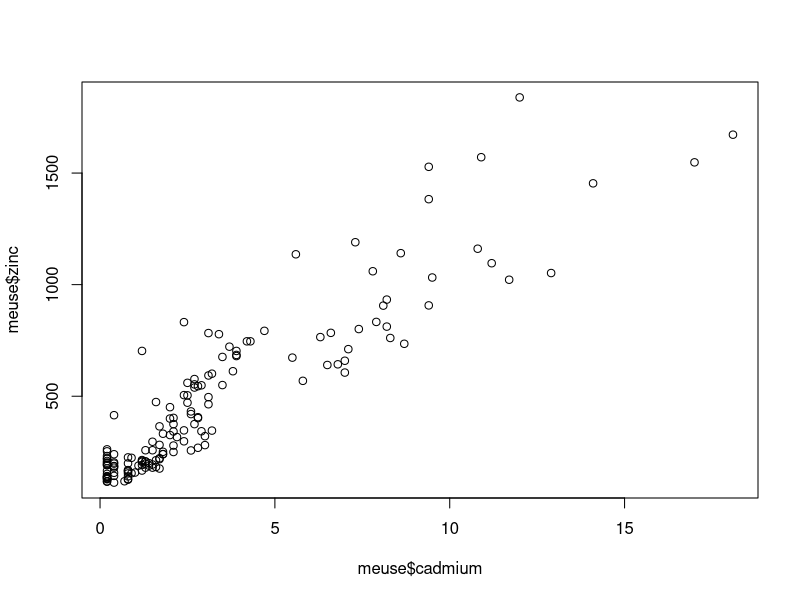
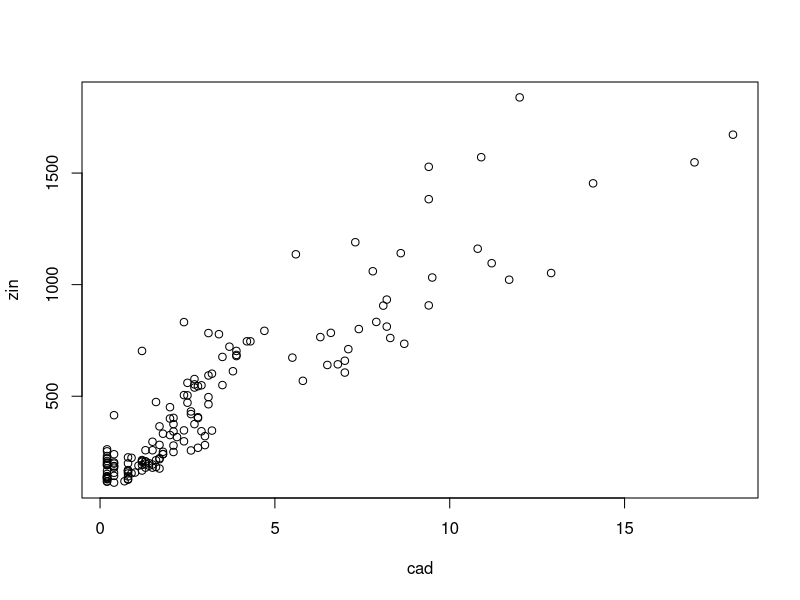
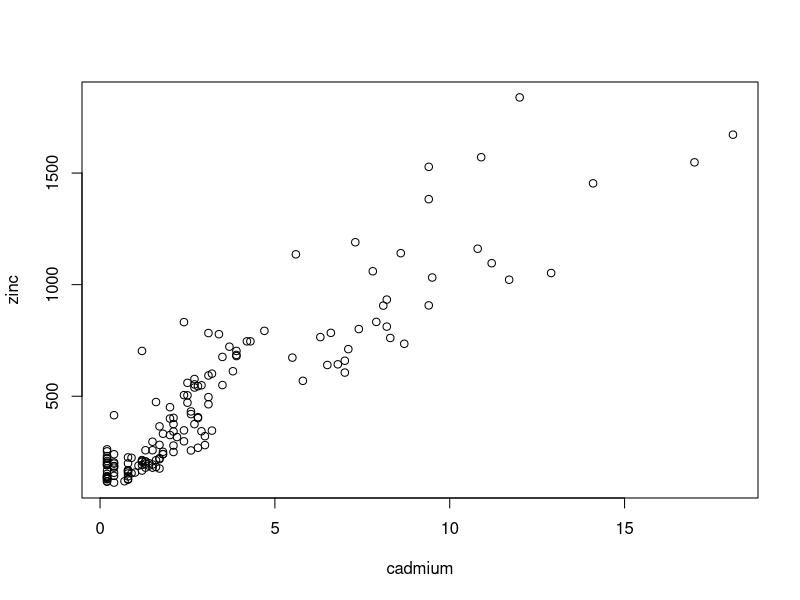
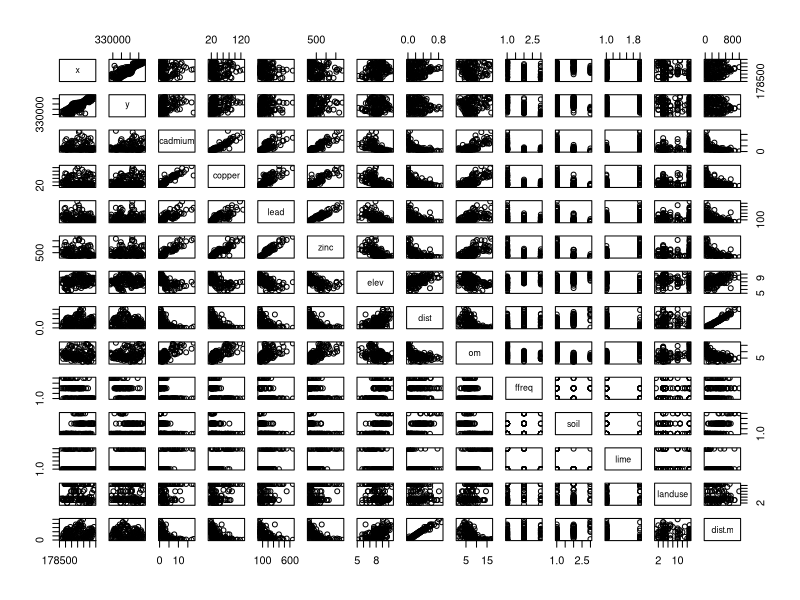

The R source for these figures, in order:
# This is a code for investigating relationships among ecological variables

# We are using the sp package. To install it use:
# install.packages("sp")

# To recall the package we use the function "library()" or also "require()"
library(sp)

# We are using meuse, search for "meuse dataset R sp package" on google to know what this is
# OMG, JUST GOOGLE IT

# To recall the dataset we can use the function "data()"
data(meuse)

# To see in a savage way the data just write "meuse" and you'll see all that cute numbers
meuse

# There is an other function called "View()" to see data in a more fancy way
# NOTE: use the V in capital letter
View(meuse)

# This gives me an error :(
# Is that because I use a MacBook??? OMG rude

# Errore in View(meuse) : La dataentry X11 non può essere caricata
# In aggiunta: Messaggi di avvertimento:
# 1: In system2("/usr/bin/otool", c("-L", shQuote(DSO)), stdout = TRUE) :
#   il comando in esecuzione ''/usr/bin/otool' -L '/Library/Frameworks/R.framework/Resources/modules/R_de.so'' aveva status 69
# 2: In View(meuse) :
#   non è possibile caricare un oggetto condiviso '/Library/Frameworks/R.framework/Resources/modules//R_de.so':
#   dlopen(/Library/Frameworks/R.framework/Resources/modules//R_de.so, 6): Library not loaded: /opt/X11/lib/libSM.6.dylib
#   Referenced from: /Library/Frameworks/R.framework/Versions/4.2/Resources/modules/R_de.so
#   Reason: image not found
#
# You have not agreed to the Xcode license agreements, please run 'sudo xcodebuild -license' from within a Terminal window to review and agree to the Xcode license agreements.

# To solve this error I updated to the latest version the app Xcode on my computer and agreed the license
# Then I downloaded and installed the package at: https://www.xquartz.org/
# I restarted the computer and the function "View()" didn't give me errors anymore, it's only a bit slow


# Then we use the function "head()" to see only the initial lines of the table
head(meuse)

# To see only the names of the columns we use the function "names()"
names(meuse)

# Now we use the "summary()" function that gives me all the statistical variables I want
summary(meuse)

# We plot two of the columns and we have to say where to take the data so we use the $ symbol
plot(meuse$cadmium, meuse$zinc)

# We can put all the column in a new variable
cad <- meuse$cadmium
zin <- meuse$zinc

plot(cad, zin)

# Or you can use the "attach()" function
attach(meuse)
plot(cadmium, zinc)

# If we use the function "pairs()" it plots every data, pairing between them
pairs(meuse)
